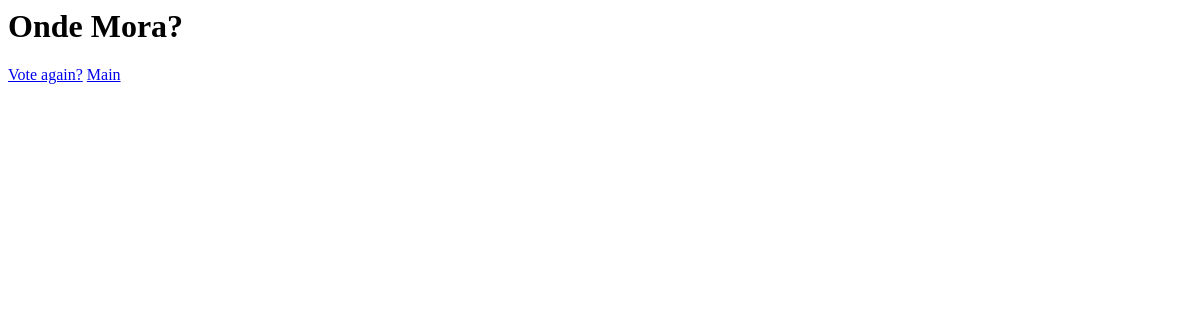
Page /3/results/ on the earlier database version.
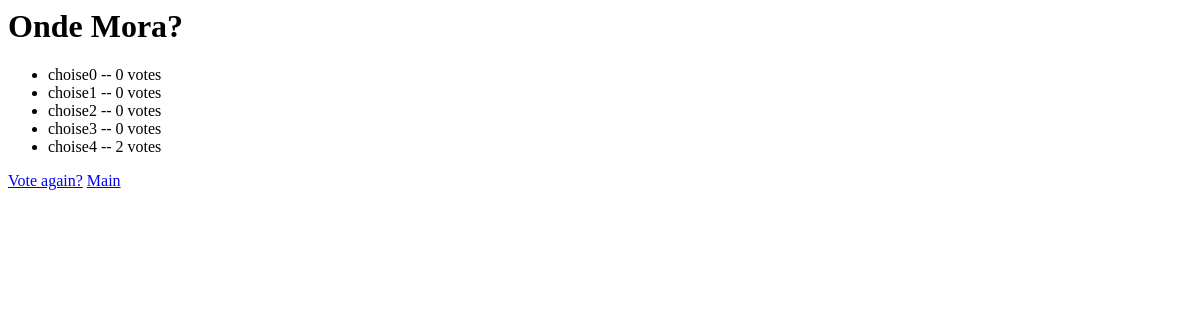
Same page on the later database version.
### polls/models.py (models this page shows, shortened)
class Question(models.Model):
    question_text = models.CharField(max_length=200)
    pub_date = models.DateTimeField("date published")

class Choice(models.Model):
    question = models.ForeignKey(Question, on_delete=models.CASCADE)
    choice_text = models.CharField(max_length=200)
    votes = models.IntegerField(default=0)

### polls/views.py (the view)
# urls.py: path("<int:pk>/results/", views.ResultsView.as_view(), name="results"),
class ResultsView(generic.DetailView):
    model = Question
    template_name = "polls/results.html"

### polls/templates/polls/results.html
<h1>{{ question.question_text }}</h1>
<ul>
{% for choice in question.choice_set.all %}
    <li>{{ choice.choice_text }} -- {{ choice.votes }} vote{{ choice.votes|pluralize }}</li>
{% endfor %}
</ul>
<a href="{% url 'polls:detail' question.id %}">Vote again?</a>
<a href="{% url 'polls:index' %}">Main</a>

Differences in the rows shown:
added Choice: choice_text "choise0", votes "0"
added Choice: choice_text "choise1", votes "0"
added Choice: choice_text "choise2", votes "0"
added Choice: choice_text "choise3", votes "0"
added Choice: choice_text "choise4", votes "2"
